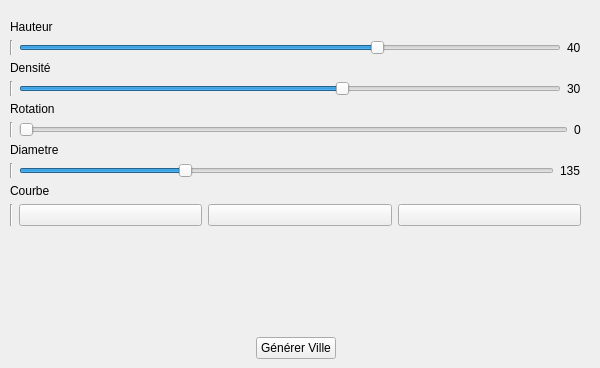
      <widget class="QWidget" name="tab">
       <attribute name="title">
        <string>Ville</string>
       </attribute>
       <widget class="QWidget" name="verticalLayoutWidget_5">
        <property name="geometry">
         <rect>
          <x>0</x>
          <y>10</y>
          <width>591</width>
          <height>349</height>
         </rect>
        </property>
        <layout class="QVBoxLayout" name="verticalLayout_12">
         <property name="bottomMargin">
          <number>0</number>
         </property>
         <item>
          <layout class="QFormLayout" name="formLayout">
           <property name="rowWrapPolicy">
            <enum>QFormLayout::WrapAllRows</enum>
           </property>
           <property name="leftMargin">
            <number>10</number>
           </property>
           <property name="topMargin">
            <number>10</number>
           </property>
           <property name="rightMargin">
            <number>10</number>
           </property>
           <item row="0" column="1">
            <layout class="QHBoxLayout" name="horizontalLayout_26">
             <item>
              <widget class="Line" name="line_8">
               <property name="orientation">
                <enum>Qt::Vertical</enum>
               </property>
              </widget>
             </item>
             <item>
              <widget class="QSlider" name="ville_hauteur">
               <property name="maximum">
                <number>60</number>
               </property>
               <property name="singleStep">
                <number>0</number>
               </property>
               <property name="value">
                <number>40</number>
               </property>
               <property name="orientation">
                <enum>Qt::Horizontal</enum>
               </property>
              </widget>
             </item>
             <item>
              <widget class="QLabel" name="label_67">
               <property name="text">
                <string>40</string>
               </property>
              </widget>
             </item>
            </layout>
           </item>
           <item row="1" column="0">
            <widget class="QLabel" name="label_20">
             <property name="text">
              <string>Densité</string>
             </property>
            </widget>
           </item>
           <item row="1" column="1">
            <layout class="QHBoxLayout" name="horizontalLayout_27">
             <item>
              <widget class="Line" name="line_26">
               <property name="orientation">
                <enum>Qt::Vertical</enum>
               </property>
              </widget>
             </item>
             <item>
              <widget class="QSlider" name="ville_repartition_random">
               <property name="maximum">
                <number>50</number>
               </property>
               <property name="value">
                <number>30</number>
               </property>
               <property name="orientation">
                <enum>Qt::Horizontal</enum>
               </property>
              </widget>
             </item>
             <item>
              <widget class="QLabel" name="label_68">
               <property name="text">
                <string>30</string>
               </property>
              </widget>
             </item>
            </layout>
           </item>
           <item row="2" column="0">
            <widget class="QLabel" name="label_41">
             <property name="text">
              <string>Rotation</string>
             </property>
            </widget>
           </item>
           <item row="2" column="1">
            <layout class="QHBoxLayout" name="horizontalLayout_34">
             <item>
              <widget class="Line" name="line_21">
               <property name="orientation">
                <enum>Qt::Vertical</enum>
               </property>
              </widget>
             </item>
             <item>
              <widget class="QSlider" name="ville_rotationY">
               <property name="maximum">
                <number>20</number>
               </property>
               <property name="orientation">
                <enum>Qt::Horizontal</enum>
               </property>
              </widget>
             </item>
             <item>
              <widget class="QLabel" name="label_74">
               <property name="text">
                <string>0</string>
               </property>
              </widget>
             </item>
            </layout>
           </item>
           <item row="3" column="0">
            <widget class="QLabel" name="label_42">
             <property name="text">
              <string>Diametre</string>
             </property>
            </widget>
           </item>
           <item row="3" column="1">
            <layout class="QHBoxLayout" name="horizontalLayout_35">
             <item>
              <widget class="Line" name="line_27">
               <property name="orientation">
                <enum>Qt::Vertical</enum>
               </property>
              </widget>
             </item>
             <item>
              <widget class="QSlider" name="ville_diametre">
               <property name="minimum">
                <number>80</number>
               </property>
               <property name="maximum">
                <number>260</number>
               </property>
               <property name="value">
                <number>135</number>
               </property>
               <property name="orientation">
                <enum>Qt::Horizontal</enum>
               </property>
              </widget>
             </item>
             <item>
              <widget class="QLabel" name="label_75">
               <property name="text">
                <string>135</string>
               </property>
              </widget>
             </item>
            </layout>
           </item>
           <item row="4" column="0">
            <widget class="QLabel" name="label_69">
             <property name="text">
              <string>Courbe</string>
             </property>
            </widget>
           </item>
           <item row="4" column="1">
            <layout class="QHBoxLayout" name="horizontalLayout_36">
             <item>
              <widget class="Line" name="line_6">
               <property name="orientation">
                <enum>Qt::Vertical</enum>
               </property>
              </widget>
             </item>
             <item>
              <widget class="QPushButton" name="courbe_base">
               <property name="text">
                <string/>
               </property>
               <property name="icon">
                <iconset>
                 <normaloff>courbe_base.png</normaloff>courbe_base.png</iconset>
               </property>
               <property name="iconSize">
                <size>
                 <width>80</width>
                 <height>80</height>
                </size>
               </property>
              </widget>
             </item>
             <item>
              <widget class="QPushButton" name="courbe_bombee">
               <property name="text">
                <string/>
               </property>
               <property name="icon">
                <iconset>
                 <normaloff>courbe_droite.png</normaloff>courbe_droite.png</iconset>
               </property>
               <property name="iconSize">
                <size>
                 <width>80</width>
                 <height>80</height>
                </size>
               </property>
              </widget>
             </item>
             <item>
              <widget class="QPushButton" name="courbe_droite">
               <property name="text">
                <string/>
               </property>
               <property name="icon">
                <iconset>
                 <normaloff>courbe_bombee.png</normaloff>courbe_bombee.png</iconset>
               </property>
               <property name="iconSize">
                <size>
                 <width>80</width>
                 <height>80</height>
                </size>
               </property>
              </widget>
             </item>
            </layout>
           </item>
           <item row="0" column="0">
            <widget class="QLabel" name="label_19">
             <property name="text">
              <string>Hauteur</string>
             </property>
            </widget>
           </item>
          </layout>
         </item>
         <item>
          <layout class="QHBoxLayout" name="horizontalLayout_37">
           <property name="leftMargin">
            <number>10</number>
           </property>
           <property name="rightMargin">
            <number>10</number>
           </property>
           <item>
            <spacer name="horizontalSpacer_11">
             <property name="orientation">
              <enum>Qt::Horizontal</enum>
             </property>
             <property name="sizeHint" stdset="0">
              <size>
               <width>40</width>
               <height>20</height>
              </size>
             </property>
            </spacer>
           </item>
           <item>
            <widget class="QPushButton" name="generate_slum_button">
             <property name="text">
              <string>Générer Ville</string>
             </property>
            </widget>
           </item>
           <item>
            <spacer name="horizontalSpacer_12">
             <property name="orientation">
              <enum>Qt::Horizontal</enum>
             </property>
             <property name="sizeHint" stdset="0">
              <size>
               <width>40</width>
               <height>20</height>
              </size>
             </property>
            </spacer>
           </item>
          </layout>
         </item>
        </layout>
       </widget>
      </widget>
